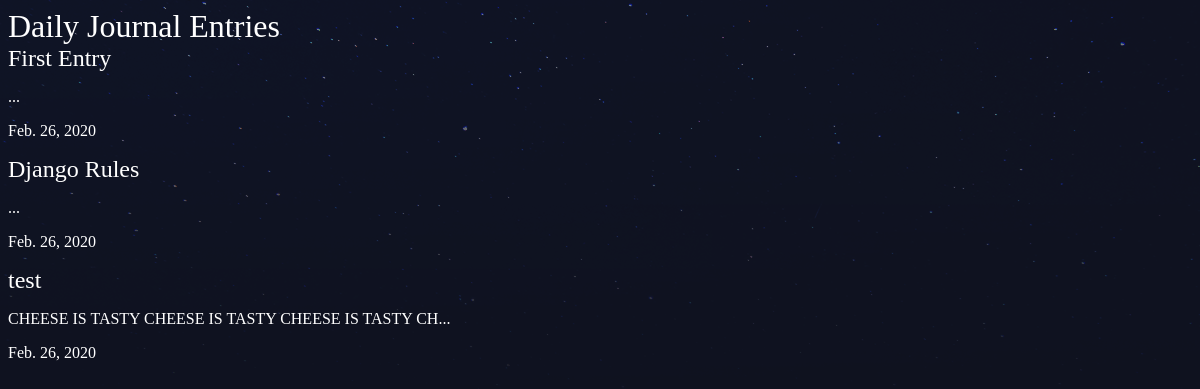
/dailyjournal/, run on an earlier commit of the app's database.
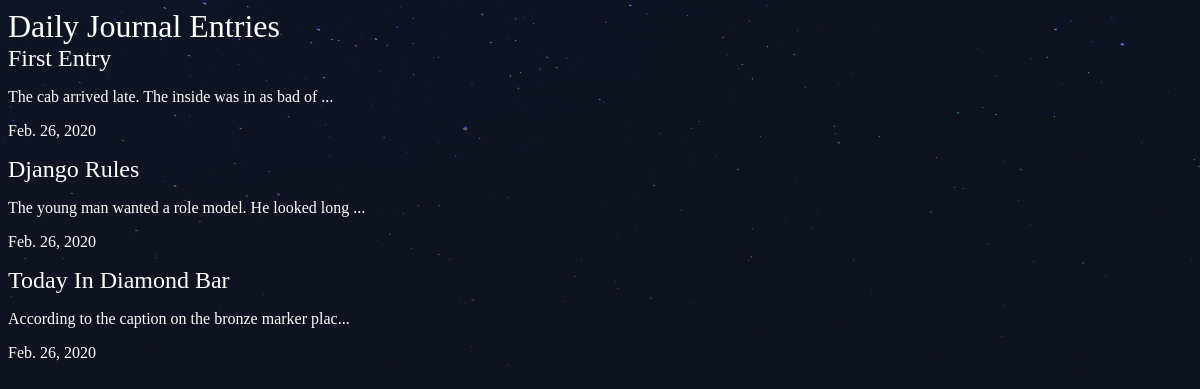
And on a later commit of the database.
### dailyjournal/models.py (models this page shows, shortened)
class Entry(models.Model):
    title = models.CharField(max_length=100)
    slug = models.SlugField()
    body = models.TextField(max_length=300)
    date = models.DateField(auto_now_add=True)
    thumb = models.ImageField(default='default.png',blank=True)
    def snippet(self):
        return self.body[:50]+'...'

### dailyjournal/views.py (the view)
# urls.py: path('', views.entry_list, name='list'),
def entry_list(request):
    entries = Entry.objects.all().order_by('date')
    context = {
        'entries': entries,
    }
    return render(request, 'dailyjournal/entries.html', context)

### dailyjournal/templates/dailyjournal/entries.html
{% extends 'base.html' %}
{% block content %}
    <h1>Daily Journal Entries</h1>
    <div class="entries">
        {% for entry in entries %}
        <div class="entry">
            <h2><a href="{% url 'dailyjournal:detail' slug=entry.slug %}">{{ entry.title }}</a></h2>
            <p> {{ entry.snippet }}</p>
            <p> {{ entry.date }}</p>
        </div>
        {% endfor %}
    </div>
{% endblock %}

### templates/base.html (shortened to what this page needs)
<!DOCTYPE html>
<html lang="en">
<head>
    {% load static %}
    <link rel="stylesheet" href="{% static 'styles.css' %}" type="text/css">
</head>
<body>
    <div class="wrapper">
        {% block content %}
        {% endblock %}
    </div>
</body>
</html>

### static/styles.css (style rules this page uses)
body { background-color: #0f121f; background-image: url(/static/stars.png); background-repeat: no-repeat; background-size: cover; color: #fff; }
body * { font-family: Ubuntu; }
h1, h2, h3, h4, h5 { font-weight: normal; margin: 0; }
a, a:hover, a:visited { color: #fff; text-decoration: none; }

What changed in the data, as far as the page shows it:
changed Entry "First Entry": snippet "..." → "The cab arrived late. The inside was in as bad of ..."
changed Entry "Django Rules": snippet "..." → "The young man wanted a role model. He looked long ..."
changed Entry: title "test" → "Today In Diamond Bar"; snippet "CHEESE IS TASTY CHEESE IS TASTY CHEESE IS TASTY CH..." → "According to the caption on the bronze marker plac..."
